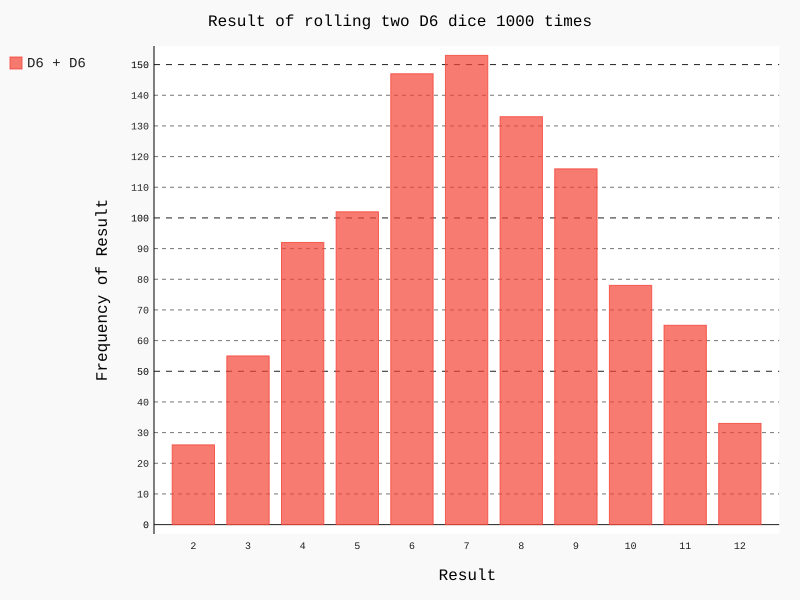

The Python source for this figure:
# die_visual.py
'''Визуализация броска шестигранного кубика'''

import pygal
from die import Die

# Создание двух кубиков D6
die_1 = Die()
die_2 = Die()

# Моделирование серии бросков с сохранением результатов в списке
results = []
for roll_num in range(1000):
    result = die_1.roll() + die_2.roll()
    results.append(result)

# Анализ результатов
frequencies = []
max_result = die_1.num_sides + die_2.num_sides
for value in range(2, max_result + 1):
    frequency = results.count(value)
    frequencies.append(frequency)

# Визуализация результатов
hist = pygal.Bar()

hist.title = 'Result of rolling two D6 dice 1000 times'
hist.x_labels = ['2', '3', '4', '5', '6', '7', '8', '9', '10', '11', '12']
hist.x_title = 'Result'
hist.y_title = 'Frequency of Result'

hist.add('D6 + D6', frequencies)
hist.render_to_file('dice_visual.svg')
